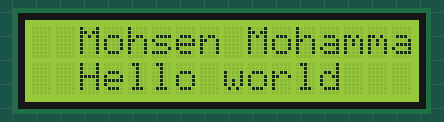
This sketch was run on a simulated Arduino Uno, built with avr-gcc and run on an emulated ATmega328P. Parts: 16×2 character LCD.

Above: at 0.1 s.
At 7.8 s:
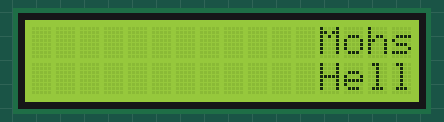
At 11.9 s:
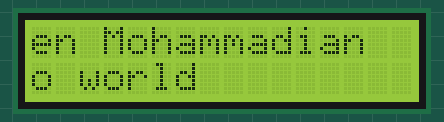
At 24.3 s:
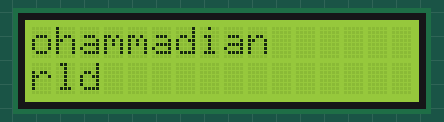
At 30.0 s:
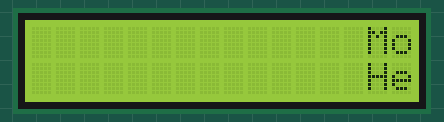
At 36.7 s:
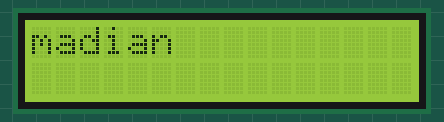

Measured:
- what the display in image 1 shows lasts 0.5 s, from 7.8 s to 8.3 s
- what the display in image 2 shows lasts 0.7 s, from 11.8 s to 12.5 s

The sketch:

HelloWorld.ino
```cpp
// include the library code:
#include <LiquidCrystal.h>

// initialize the library by associating any needed LCD interface pin
// with the arduino pin number it is connected to
const int rs = 13, en = 12, d4 = 11, d5 = 10, d6 = 9, d7 = 8;
LiquidCrystal lcd(rs, en, d4, d5, d6, d7);

void setup() {
  // set up the LCD's number of columns and rows:
  lcd.begin(16, 2);
  // Print a message to the LCD.
  lcd.print("Mohsen Mohammadian");
}
const int numRows = 2;
const int numCols = 16;
int i=0;
void loop() {
  for(i=0;i<11;i++){
    lcd.scrollDisplayRight();
    lcd.setCursor(0,1);
    lcd.scrollDisplayRight();
    lcd.print("Hello world");
    delay(500);
  }
  delay(200);
  for(i=0;i<13;i++){
    lcd.scrollDisplayLeft();
    lcd.setCursor(0,2);
    lcd.scrollDisplayLeft();
    lcd.print("Hello world");
    delay(500);
  }
  delay(200);
}
```
